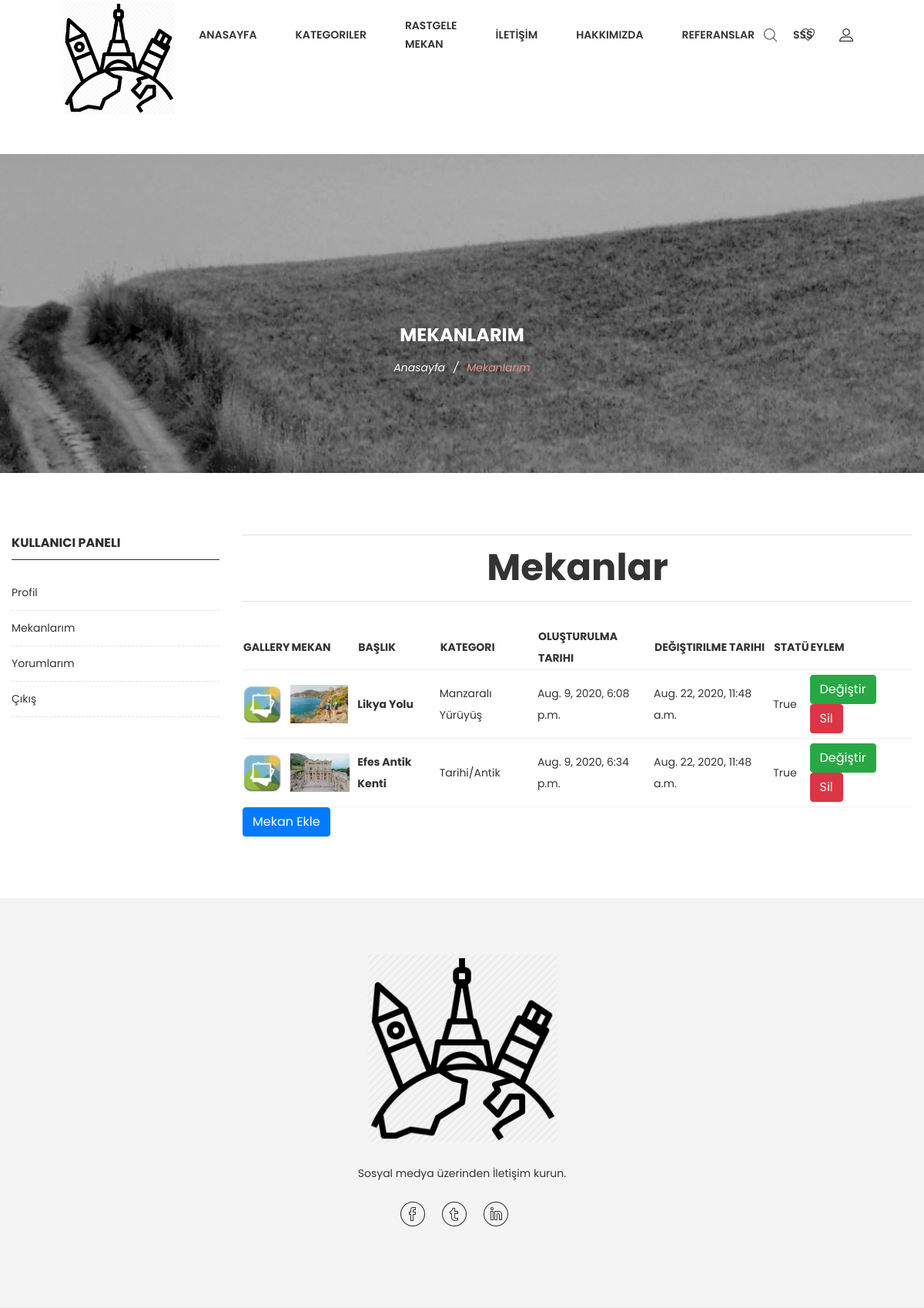
The app's page /user/places/ (signed in) with its own data.
### mekan/models.py (models this page shows, shortened)
class Place(models.Model):
    STATUS = (
        ('True', 'Evet'),
        ('False', 'Hayır'),
    )
    user = models.ForeignKey(User, on_delete=models.SET_NULL, null=True)
    category = models.ForeignKey(Category, on_delete=models.CASCADE)
    title = models.CharField(max_length=100)
    keywords = models.CharField(max_length=255)
    description = models.CharField(max_length=255)
    country = models.CharField(max_length=100)
    city = models.CharField(max_length=100)
    detail = RichTextUploadingField(blank=True)
    slug = models.SlugField(null=False, unique=True)
    image = models.ImageField(upload_to='images/', max_length=255)  # py -m pip install --upgrade Pillow
    status = models.CharField(max_length=10, choices=STATUS)
    create_at = models.DateTimeField(auto_now_add=True)
    update_at = models.DateTimeField(auto_now=True)
    def image_tag(self):
        return mark_safe('<img src="{}" height="50"/>'.format(self.image.url))
    image_tag.short_description = 'Image'

class Category(MPTTModel):
    STATUS = (
        ('True', 'Evet'),
        ('False', 'Hayır'),
    )
    title = models.CharField(max_length=30)
    keywords = models.CharField(max_length=255)
    description = models.CharField(max_length=255)
    CategoryImage = models.ImageField(blank=True, upload_to='assets/images/')  # py -m pip install --upgrade Pillow
    status = models.CharField(max_length=10, choices=STATUS)
    slug = models.SlugField(null=False, unique=True)
    parent = TreeForeignKey('self', blank=True, null=True, related_name='children', on_delete=models.CASCADE)
    create_at = models.DateTimeField(auto_now_add=True)
    update_at = models.DateTimeField(auto_now=True)
    class MPTTMeta:
        order_insertion_by = ['title']
    def image_tag(self):
        return mark_safe('<img src="{}" height="50"/>'.format(self.CategoryImage.url))
    image_tag.short_description = 'Image'

### user/views.py (the view)
# urls.py: path('places/', views.places, name='places'),
@login_required(login_url='/login')
def places(request):
    place = Place.objects.filter(user_id=request.user.id)
    context = {
        'places': place,
    }
    context.update(common())
    return render(request, 'User/placesPage.html', context)

### user/views.py (called while the page is built)
def common():
    setting = Setting.objects.get(pk=1)
    category = Category.objects.all()
    return {'setting': setting,
            'category': category
            }

### home/templates/User/placesPage.html (shortened to what this page needs)
{% extends 'HomeBase.html' %}
{% block body %}
{% load static %}
    <div class="ht__bradcaump__area bg-image--5">
        <div class="container">
            <div class="row">
                <div class="col-lg-12">
                    <div class="bradcaump__inner text-center">
                        <h2 class="bradcaump-title">Mekanlarım</h2>
                        <nav class="bradcaump-content">
                            <a class="breadcrumb_item" href="/">Anasayfa</a>
                            <span class="brd-separetor">/</span>
                            <span class="breadcrumb_item active">Mekanlarım</span>
                        </nav>
                    </div>
                </div>
            </div>
        </div>
    </div>
    <div class="page-shop-sidebar left--sidebar bg--white section-padding--lg">
        <div class="container">
            <div class="row">
                {% include "User/profile_left_panel.html" %}
                <div class="col-lg-9 col-12 order-1 order-lg-2">
                    <div class="row">
                        <div class="col-lg-12">
                            <div class="shop__list__wrapper d-flex flex-wrap flex-md-nowrap justify-content-between">
                                <p>
                                <h1>Mekanlar</h1></p>
                            </div>
                        </div>
                    </div>
                    <div class="tab__container">
                    {% if places %}
                        <table>
                            <tr>
                                 <th>
                                    Gallery
                                </th>
                                <th>
                                    Mekan
                                </th>
                                <th>
                                    Başlık
                                </th>
                                <th>
                                    Kategori
                                </th>
                                <th>
                                    Oluşturulma Tarihi
                                </th>
                                <th>
                                    Değiştirilme Tarihi
                                </th>
                                <th>
                                    Statü
                                </th>
                                <th>
                                    Eylem
                                </th>
                            </tr>
                            {% for ph in places %}
                                <tr>
                                     <td>
                                        <a href="javascript:window.open('/user/placeaddimage/{{ ph.id }}','gallery','top=100,left=200,width=1200,height=800');">
                                            <img src="{% static  'images/bg/galleryIcon.png' %}" height="50" title="Image Gallery"></a>
                                    </td>
                                    <td>
                                        <img height="50" src="{{ ph.image.url }}">
                                    </td>
                                    <td>
                                        <a href="/place/{{ ph.id }}/{{ ph.slug }}">
                                            <strong>{{ ph.title }}</strong></a>
                                    </td>
                                    <td>
                                        {{ ph.category.title }}
                                    </td>
                                    <td>
                                        {{ ph.create_at }}
                                    </td>
                                    <td>
                                        {{ ph.update_at }}
                                    </td>
                                    <td>
                                        {{ ph.status }}
                                    </td>
                                    <td>
                                        <a class="btn btn-success" href="/user/placeedit/{{ ph.id }}"
                                        >Değiştir</a>
                                        <a class="btn btn-danger" href="/user/placedelete/{{ ph.id }}"
                                           onclick="return confirm('Onaylıyor musunuz?')">Sil</a>
                                    </td>
                                </tr>
                            {% endfor %}
                        </table>
                        {% else %}
                           Henüz bir mekan yayınlamadınız! <br><br>
                        {% endif %}
                    <a class="btn btn-primary" href="/user/addplaces" >Mekan Ekle</a>
                    </div>
                </div>
            </div>
        </div>
    </div>
{% endblock %}

### records on screen
Place: image (picture), title "Likya Yolu", category "Manzaralı Yürüyüş", create_at "Aug. 9, 2020, 6:08 p.m.", update_at "Aug. 22, 2020, 11:48 a.m.", status "True"
Place: image (picture), title "Efes Antik Kenti", category "Tarihi/Antik", create_at "Aug. 9, 2020, 6:34 p.m.", update_at "Aug. 22, 2020, 11:48 a.m.", status "True"
